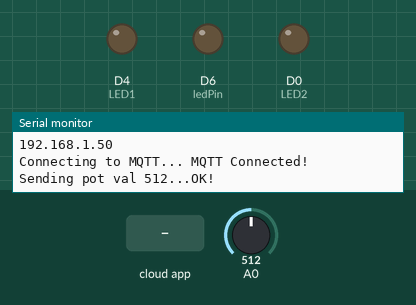
Recording of a sketch running on a simulated ESP8266 (NodeMCU). Shown: output pins drawn as LEDs (lit = HIGH), the last lines printed to the serial monitor. The inputs (shaded band) are chosen by the test bench; at power-on: A0 = 512. WiFi joins after 1.5 s; servers stay silent unless stated; no MQTT or app messages arrive unless stated.

Above: at 2.7 s.
2.8 s: the phone or cloud app sets LEDbutton to 0
At 4.0 s:
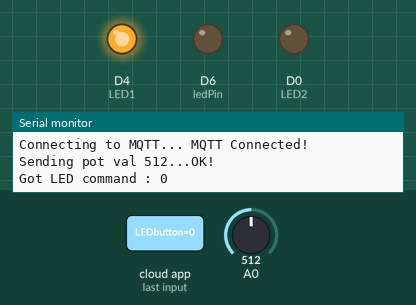
4.3 s: the phone or cloud app sets LEDbutton to 1
At 4.9 s:
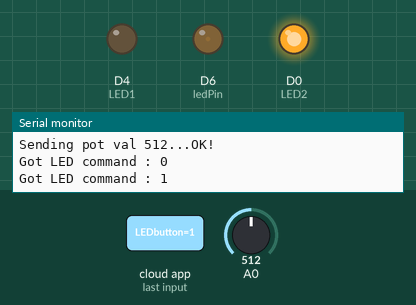
Timing chart, 0 to 7.3 s (numbered marks = the images above; inputs shaded):
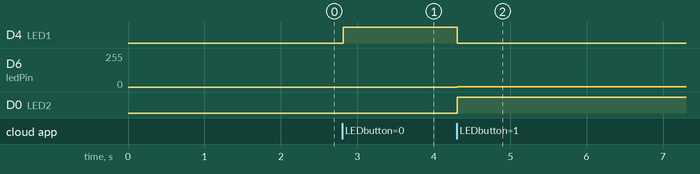

The sketch:

adafruit.ino
```cpp
#define AIO_USERNAME  "NITIAN_kriti"
#define AIO_KEY       "aio_fgwP20toAJE3szPOKKaDkDTVjdCJ"

#define WLAN_SSID       "ICO"
#define WLAN_PASS       "9876543210"


#include <ESP8266WiFi.h>
#include "Adafruit_MQTT.h"
#include "Adafruit_MQTT_Client.h"

/************************* WiFi Access Point *********************************/

/*#define WLAN_SSID       "...your SSID..."
#define WLAN_PASS       "...your password..."

/************************* Adafruit.io Setup *********************************/

#define AIO_SERVER      "io.adafruit.com"
#define AIO_SERVERPORT  1883                   // use 8883 for SSL

/************ Global State (you don't need to change this!) ******************/

// Create an ESP8266 WiFiClient class to connect to the MQTT server.
WiFiClient client;
// or... use WiFiFlientSecure for SSL
//WiFiClientSecure client;

// Setup the MQTT client class by passing in the WiFi client and MQTT server and login details.
Adafruit_MQTT_Client mqtt(&client, AIO_SERVER, AIO_SERVERPORT, AIO_USERNAME, AIO_KEY);

/****************************** Feeds ***************************************/

// Setup a feed called 'potValue' for publishing.
// Notice MQTT paths for AIO follow the form: <username>/feeds/<feedname>
Adafruit_MQTT_Publish potValue = Adafruit_MQTT_Publish(&mqtt, AIO_USERNAME "/feeds/potValue");

// Setup a feed called 'ledBrightness' for subscribing to changes.
Adafruit_MQTT_Subscribe LEDbutton = Adafruit_MQTT_Subscribe(&mqtt, AIO_USERNAME "/feeds/LEDbutton");

/*************************** Sketch Code ************************************/

// Bug workaround for Arduino 1.6.6, it seems to need a function declaration
// for some reason (only affects ESP8266, likely an arduino-builder bug).
void MQTT_connect();

uint8_t ledPin = D6;
int LED1 = 2;      // Assign LED1 to pin GPIO2

int LED2 = 16;     // Assign LED1 to pin GPIO16
uint16_t potAdcValue = 0;
uint16_t ledBrightValue = 0;

void setup() {
  pinMode(LED1, OUTPUT);

  pinMode(LED2, OUTPUT);
  Serial.begin(9600);
  delay(10);

  Serial.println(F("Adafruit MQTT demo"));

  // Connect to WiFi access point.
  Serial.println(); Serial.println();
  Serial.print("Connecting to ");
  Serial.println(WLAN_SSID);

  WiFi.begin(WLAN_SSID, WLAN_PASS);
  while (WiFi.status() != WL_CONNECTED) {
    delay(500);
    Serial.print(".");
  }
  Serial.println();

  Serial.println("WiFi connected");
  Serial.println("IP address: "); Serial.println(WiFi.localIP());

  // Setup MQTT subscription for ledBrightness feed.
  mqtt.subscribe(&LEDbutton);
}

void loop() {
  // Ensure the connection to the MQTT server is alive (this will make the first
  // connection and automatically reconnect when disconnected).  See the MQTT_connect
  // function definition further below.
  MQTT_connect();

  // this is our 'wait for incoming subscription packets' busy subloop
  // try to spend your time here

  Adafruit_MQTT_Subscribe *subscription;
  while ((subscription = mqtt.readSubscription(200))) {
    if (subscription == &LEDbutton) {
      Serial.print(F("Got LED command : "));
//      Serial.println(LEDbutton.lastread);
      ledBrightValue = atoi((char *)LEDbutton.lastread);
      if(ledBrightValue==1)
      {
          digitalWrite(LED1, LOW);     // turn the LED off

  digitalWrite(LED2, HIGH);
      }
      else if(ledBrightValue==0)
      {
        digitalWrite(LED1, HIGH);  // turn the LED on

  digitalWrite(LED2, LOW);
      }
      Serial.println(ledBrightValue);
      analogWrite(ledPin, ledBrightValue);
    }
  }

  // Now we can publish stuff!
  uint16_t AdcValue = analogRead(A0);
  if((AdcValue > (potAdcValue + 7)) || (AdcValue < (potAdcValue - 7))){
    potAdcValue = AdcValue;
    Serial.print(F("Sending pot val "));
    Serial.print(potAdcValue);
    Serial.print("...");
    if (! potValue.publish(potAdcValue)) {
      Serial.println(F("Failed"));
    } else {
      Serial.println(F("OK!"));
    }
  }
  // ping the server to keep the mqtt connection alive
  // NOT required if you are publishing once every KEEPALIVE seconds
  /*
  if(! mqtt.ping()) {
    mqtt.disconnect();
  }
  */
}

// Function to connect and reconnect as necessary to the MQTT server.
// Should be called in the loop function and it will take care if connecting.
void MQTT_connect() {
  int8_t ret;

  // Stop if already connected.
  if (mqtt.connected()) {
    return;
  }

  Serial.print("Connecting to MQTT... ");

  uint8_t retries = 3;
  while ((ret = mqtt.connect()) != 0) { // connect will return 0 for connected
       Serial.println(mqtt.connectErrorString(ret));
       Serial.println("Retrying MQTT connection in 5 seconds...");
       mqtt.disconnect();
       delay(5000);  // wait 5 seconds
       retries--;
       if (retries == 0) {
         // basically die and wait for WDT to reset me
         while (1);
       }
  }
  Serial.println("MQTT Connected!");
}
```

Measured:
- after the input at 2.8 s, D4 (LED1): LOW → HIGH at once
- after the input at 4.3 s, D4 (LED1): HIGH → LOW at once; D6 (ledPin): 0/255 → 1/255 at once; D0 (LED2): LOW → HIGH at once
